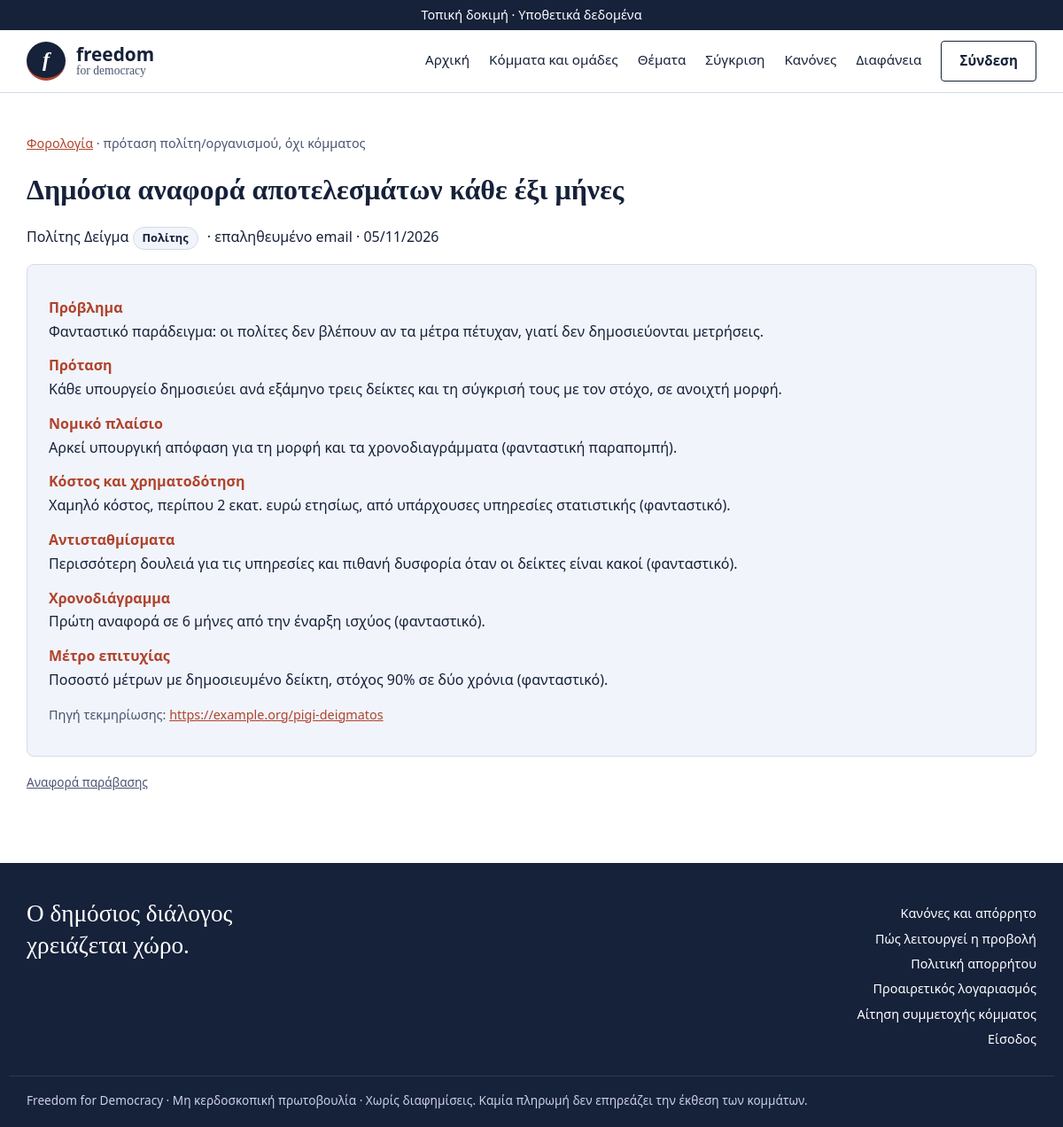
Page /politis-protasi/1/ on the committed database.
### core/models.py (models this page shows, shortened)
class CitizenProposal(models.Model):
    author = models.ForeignKey(CitizenProfile, on_delete=models.CASCADE, related_name="proposals")
    topic = models.ForeignKey(Topic, on_delete=models.PROTECT, related_name="citizen_proposals")
    title = models.CharField("Τίτλος (η δράση σε μία πρόταση)", max_length=200)
    problem = models.TextField("Πρόβλημα (με πηγή ή δεδομένο)", validators=[MaxWords(150)])
    action = models.TextField("Πρόταση (τι αλλάζει και ποιος το υλοποιεί)", validators=[MaxWords(150)])
    legal = models.TextField("Νομικό πλαίσιο", validators=[MaxWords(150)])
    cost = models.TextField("Κόστος και χρηματοδότηση", validators=[MaxWords(150)])
    tradeoffs = models.TextField("Αντισταθμίσματα (ποιος χάνει ή τι θυσιάζεται)", validators=[MaxWords(150)])
    timeline = models.TextField("Χρονοδιάγραμμα", validators=[MaxWords(150)])
    metric = models.TextField("Μέτρο επιτυχίας", validators=[MaxWords(150)])
    source = models.URLField("Πηγή τεκμηρίωσης (σύνδεσμος)")
    created_at = models.DateTimeField(default=timezone.now)
    removed = models.BooleanField("Αφαιρέθηκε", default=False)
    moderation_note = models.TextField("Αιτιολόγηση αφαίρεσης (δημόσια)", blank=True)
    report_count = models.PositiveIntegerField(default=0, editable=False)
    FIELDS = Proposal.FIELDS
    class Meta:
        constraints = [models.UniqueConstraint(fields=["author", "topic"], name="one_citizen_proposal_per_topic")]
        verbose_name = "Πρόταση πολίτη"
        verbose_name_plural = "Προτάσεις πολιτών"
    @property
    def sections(self):
        return [(label, getattr(self, name)) for name, label in self.FIELDS]

class Topic(models.Model):
    name = models.CharField("Θέμα", max_length=80, unique=True)
    slug = models.CharField(max_length=80, unique=True)
    order = models.PositiveSmallIntegerField(default=0)
    class Meta:
        ordering = ["order", "name"]
        verbose_name = "Θέμα"
        verbose_name_plural = "Θέματα"

class CitizenProfile(models.Model):
    PERSON, ORG = "person", "organization"
    KINDS = [(PERSON, "Πολίτης"), (ORG, "Κανάλι, εκπομπή ή ομάδα")]
    ORG_TYPES = [
        ("youtube", "Κανάλι YouTube"),
        ("show", "Εκπομπή"),
        ("group", "Ομάδα ή κίνηση"),
        ("other", "Άλλο"),
    ]
    user = models.OneToOneField(settings.AUTH_USER_MODEL, on_delete=models.CASCADE, related_name="citizen")
    display_name = models.CharField("Όνομα που εμφανίζεται δημόσια", max_length=40, unique=True)
    kind = models.CharField("Τύπος λογαριασμού", max_length=12, choices=KINDS, default=PERSON)
    org_type = models.CharField("Είδος", max_length=10, choices=ORG_TYPES, blank=True)
    contact_person = models.CharField("Πρόσωπο επικοινωνίας (δεν δημοσιεύεται)", max_length=120, blank=True)
    is_example = models.BooleanField("Παράδειγμα (φανταστικά στοιχεία)", default=False)
    consent_at = models.DateTimeField(default=timezone.now)
    verified_at = models.DateTimeField(null=True, blank=True)
    created_at = models.DateTimeField(default=timezone.now)
    class Meta:
        verbose_name = "Λογαριασμός πολίτη"
        verbose_name_plural = "Λογαριασμοί πολιτών"
    @property
    def public_label(self):
        if self.kind == self.ORG:
            return self.get_org_type_display() or "Οργανισμός"
        return "Πολίτης"

### core/citizens.py (the view)
# urls.py: path("protasi/<int:pk>/", views.proposal_detail, name="proposal"),
def proposal_detail(request, pk):
    _need_proposals(request)
    prop = get_object_or_404(CitizenProposal.objects.select_related("author", "topic"), pk=pk, removed=False)
    mine = citizen_of(request)
    return render(request, "core/citizen_proposal.html", {"p": prop, "is_author": bool(mine and mine.pk == prop.author_id)})

### core/citizens.py (called while the page is built)
def citizen_of(request):
    if not hasattr(request, "_citizen"):
        user = getattr(request, "user", None)
        profile = None
        if user is not None and user.is_authenticated:
            profile = CitizenProfile.objects.filter(user=user).first()
        request._citizen = profile
    return request._citizen

def _need_proposals(request):
    if not (features.enabled(request, "citizen_proposals") and features.enabled(request, "citizen_accounts")):
        raise Http404

### core/context.py (called while the page is built)
def site(request):
    return {"demo_banner": settings.FD_DEMO_BANNER, "member_party": member_party(request),
            "apply_enabled": features.enabled(request, "applications"),
            "citizen": citizens.citizen_of(request),
            "accounts_mode": features.enabled(request, "citizen_accounts"),
            "compare_enabled": features.enabled(request, "comparison")}

### core/features.py (called while the page is built)
def enabled(request, key):
    from .models import FeatureFlag
    state = FeatureFlag.objects.filter(key=key).values_list("state", flat=True).first()
    if state is None and key in DEFAULTS:
        ensure_flags()
        state = FeatureFlag.objects.filter(key=key).values_list("state", flat=True).first()
    if state == FeatureFlag.ON:
        return True
    if state == FeatureFlag.TEST:
        user = getattr(request, "user", None)
        return bool(user and user.is_active and user.is_staff)
    return False

### core/members.py (called while the page is built)
def member_party(request):
    user = getattr(request, "user", None)
    if user is None or not user.is_authenticated:
        return None
    membership = getattr(user, "membership", None)
    return membership.party if membership else None

### core/templates/core/citizen_proposal.html (shortened to what this page needs)
{% extends "core/base.html" %}
{% block content %}
<p class="note"><a href="{% url 'topic' p.topic.slug %}">{{ p.topic.name }}</a> · πρόταση πολίτη/οργανισμού, όχι κόμματος</p>
<h1>{{ p.title }}</h1>
<p>{{ p.author.display_name }} <span class="pill">{{ p.author.public_label }}</span> · επαληθευμένο email · {{ p.created_at|date:"d/m/Y" }}</p>
<div class="panel">
  <dl class="fields">{% for label, text in p.sections %}<dt>{{ label }}</dt><dd>{{ text }}</dd>{% endfor %}</dl>
  <p class="note">Πηγή τεκμηρίωσης: <a class="source" href="{{ p.source }}" rel="noopener noreferrer nofollow">{{ p.source }}</a></p>
</div>
<form method="post" action="{% url 'citizen_proposal_report' p.pk %}" class="inline">{% csrf_token %}<button class="link" type="submit">Αναφορά παράβασης</button></form>
{% endblock %}

### core/static/core/style.css (style rules this page uses)
:root { --navy: #16213a; --red: #b0432d; --tint: #f1f4fa; --line: #d5dbe8; --muted: #4a5470; --pale: #c9d1e3; --white: #ffffff; }
* { box-sizing: border-box; }
body { margin: 0; font-family: system-ui, -apple-system, "Segoe UI", Roboto, Arial, sans-serif; background: var(--white); color: var(--navy); line-height: 1.55; }
h1, h2, h3 { font-family: Georgia, "Times New Roman", serif; line-height: 1.2; color: var(--navy); }
h1 { font-size: 2rem; }
a { color: var(--red); }
.pill { display: inline-block; font-size: 0.8rem; font-weight: 600; padding: 2px 10px; border-radius: 999px; background: var(--tint); color: var(--navy); border: 1px solid var(--line); margin-right: 6px; }
.panel { background: var(--tint); border: 1px solid var(--line); border-radius: 8px; padding: 20px 24px; margin: 16px 0; }
dl.fields dt { font-weight: 700; color: var(--red); margin-top: 14px; }
dl.fields dd { margin: 2px 0 0; white-space: pre-wrap; }
button, .btn { background: var(--navy); color: #fff; border: 0; border-radius: 6px; padding: 9px 16px; font: inherit; cursor: pointer; text-decoration: none; display: inline-block; }
button.link { background: none; color: var(--muted); padding: 0; text-decoration: underline; font-size: 0.85rem; }
form.inline, details.inline { display: inline; }
.note { color: var(--muted); font-size: 0.9rem; }
.source { word-break: break-all; }

### rows in the picture
CitizenProposal: topic.name "Φορολογία", title "Δημόσια αναφορά αποτελεσμάτων κάθε έξι μήνες", author.display_name "Πολίτης Δείγμα", author.public_label "Πολίτης", created_at "05/11/2026", sections "Φανταστικό παράδειγμα: οι πολίτες δεν βλέπουν αν τα μέτρα πέτυχαν, γιατί δεν δημοσιεύονται μετρήσεις." "Κάθε υπουργείο δημοσιεύει ανά εξάμηνο τρεις δείκτες και τη σύγκρισή τους με τον στόχο, σε ανοιχτή μορφή." "Αρκεί υπουργική απόφαση για τη μορφή και τα χρονοδιαγράμματα (φανταστική παραπομπή)." "Χαμηλό κόστος, περίπου 2 εκατ. ευρώ ετησίως, από υπάρχουσες υπηρεσίες στατιστικής (φανταστικό)." "Περισσότερη δουλειά για τις υπηρεσίες και πιθανή δυσφορία όταν οι δείκτες είναι κακοί (φανταστικό)." "Πρώτη αναφορά σε 6 μήνες από την έναρξη ισχύος (φανταστικό)." "Ποσοστό μέτρων με δημοσιευμένο δείκτη, στόχος 90% σε δύο χρόνια (φανταστικό).", source "https://example.org/pigi-deigmatos"

### other values in the picture
{{ label }} "Πρόβλημα" "Πρόταση" "Νομικό πλαίσιο" "Κόστος και χρηματοδότηση" "Αντισταθμίσματα" "Χρονοδιάγραμμα" "Μέτρο επιτυχίας"
